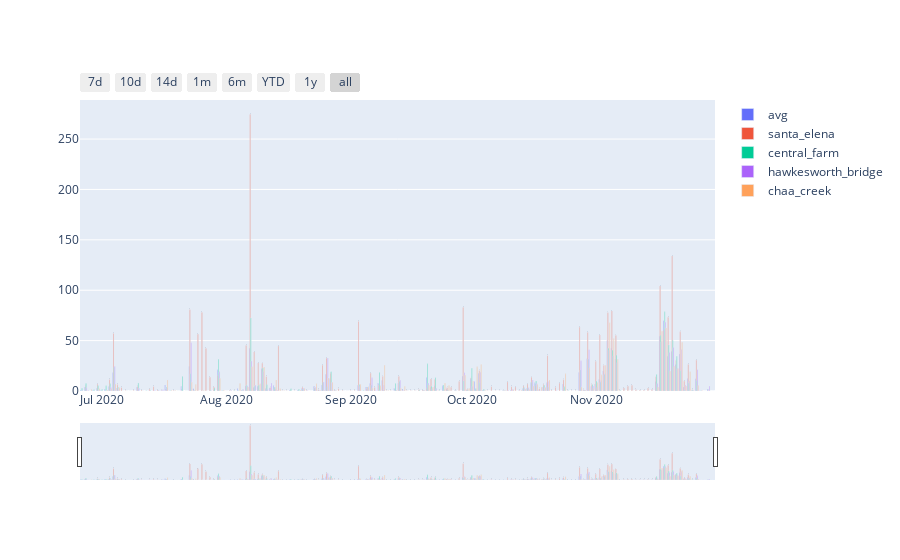

Source (notebook cell):
### Code cell
fig = go.Figure(data=[
    go.Bar(name='avg', x=data.index, y=data.avg),
    go.Bar(name='santa_elena', x=data.index, y=data.santa_elena, text=data.label),
#     go.Bar(name='santa_elena', x=data.index, y=data.santa_elena),
    go.Bar(name='central_farm', x=data.index, y=data.central_farm),
    go.Bar(name='hawkesworth_bridge', x=data.index, y=data.hawkesworth_bridge),
    go.Bar(name='chaa_creek', x=data.index, y=data.chaa_creek)
])

# Change the bar mode
fig.update_layout(barmode='group')

fig.update_xaxes(
    rangeslider_visible=True,
    rangeselector=dict(
        buttons=list([
            dict(count=7, label="7d", step="day", stepmode="backward"),
            dict(count=10, label="10d", step="day", stepmode="backward"),
            dict(count=14, label="14d", step="day", stepmode="backward"),            
            dict(count=1, label="1m", step="month", stepmode="backward"),
            dict(count=6, label="6m", step="month", stepmode="backward"),
            dict(count=1, label="YTD", step="year", stepmode="todate"),
            dict(count=1, label="1y", step="year", stepmode="backward"),
            dict(step="all")
        ])
    )
)

fig.show()

### Figure 1 — Plotly figure (JSON) as saved in the notebook; plotly's stock layout.template omitted (floating-point values rounded to 4 significant figures; data arrays with more than 128 entries replaced by an {"elided": "..."} marker saying what was removed)
{"data": [{"name": "avg", "type": "bar", "x": {"elided": "158 str values"}, "y": {"elided": "158 float values"}}, {"name": "santa_elena", "text": {"elided": "158 int values"}, "type": "bar", "x": {"elided": "158 str values"}, "y": {"elided": "158 float values"}}, {"name": "central_farm", "type": "bar", "x": {"elided": "158 str values"}, "y": {"elided": "158 float values"}}, {"name": "hawkesworth_bridge", "type": "bar", "x": {"elided": "158 str values"}, "y": {"elided": "158 float values"}}, {"name": "chaa_creek", "type": "bar", "x": {"elided": "158 str values"}, "y": {"elided": "158 float values"}}], "layout": {"barmode": "group", "xaxis": {"rangeselector": {"buttons": [{"count": 7, "label": "7d", "step": "day", "stepmode": "backward"}, {"count": 10, "label": "10d", "step": "day", "stepmode": "backward"}, {"count": 14, "label": "14d", "step": "day", "stepmode": "backward"}, {"count": 1, "label": "1m", "step": "month", "stepmode": "backward"}, {"count": 6, "label": "6m", "step": "month", "stepmode": "backward"}, {"count": 1, "label": "YTD", "step": "year", "stepmode": "todate"}, {"count": 1, "label": "1y", "step": "year", "stepmode": "backward"}, {"step": "all"}]}, "rangeslider": {"visible": true}}}}
